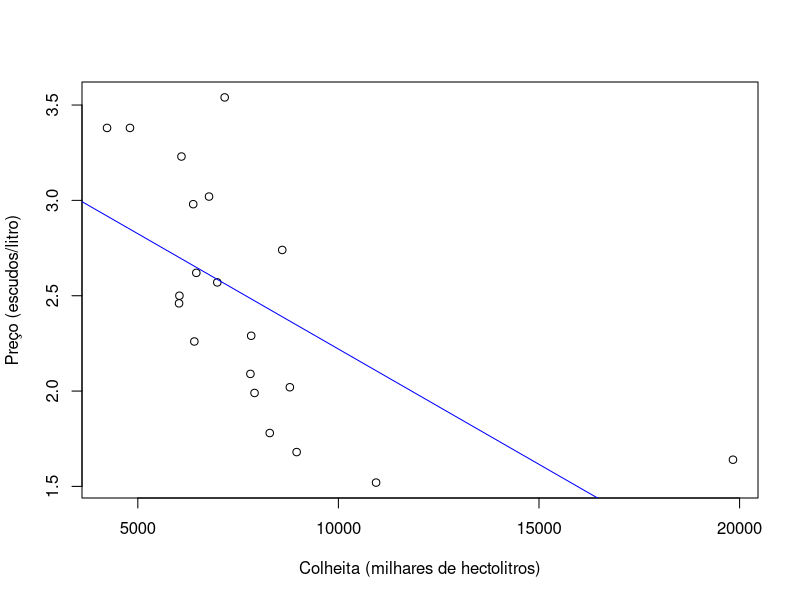
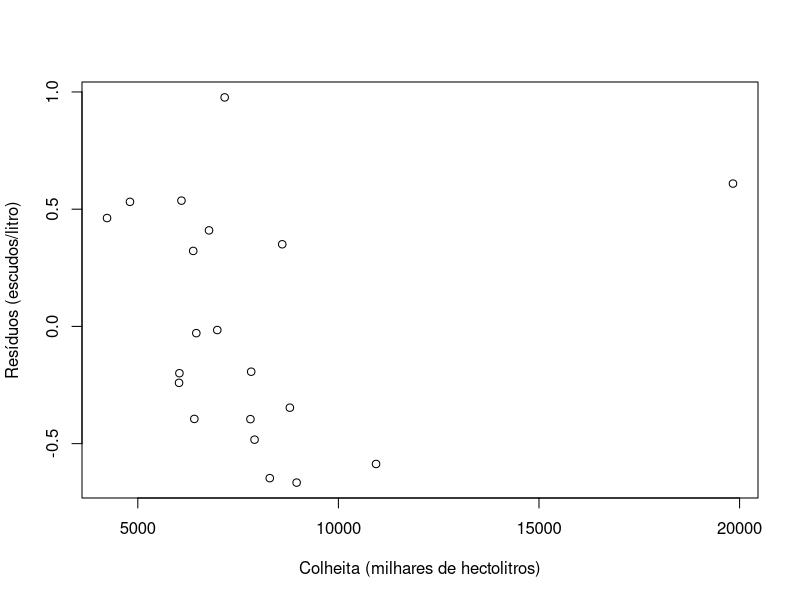
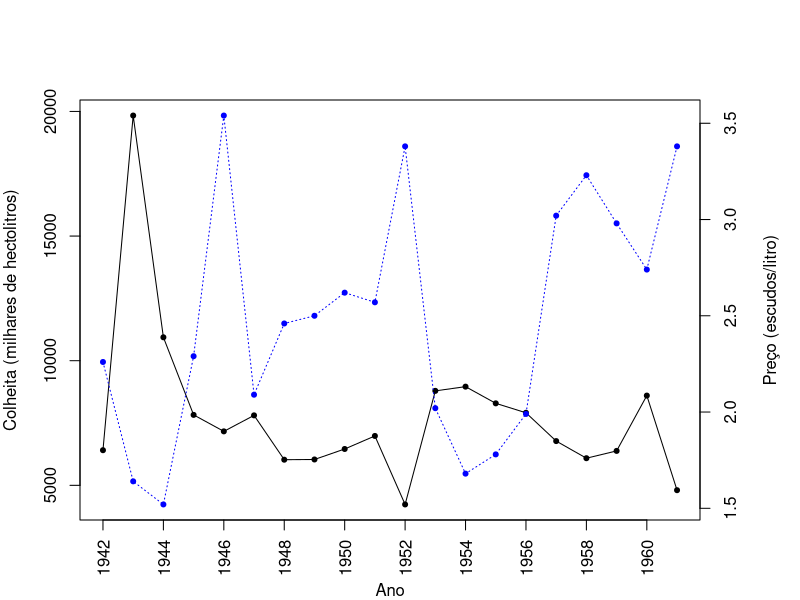
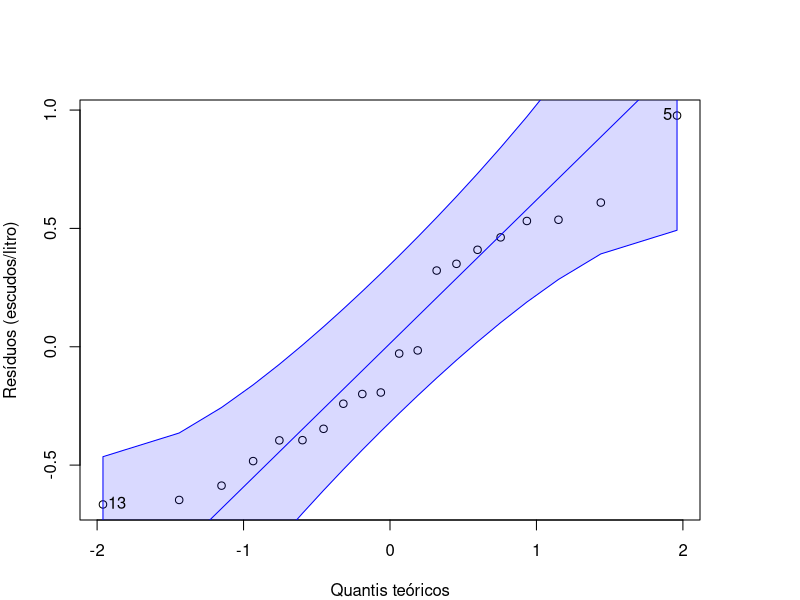

Generate these figures, in order, with R:
# ex1-a
df = read.csv('../data/ex1.csv', sep=';')
plot(df$preco ~ df$colheita, xlab="Colheita (milhares de hectolitros)", ylab="Preço (escudos/litro)")

# ex1-b
lin = lm(df$preco ~ df$colheita)
coefs = round(coefficients(lin), 5)
print(coefs)
abline(lin, col="blue")

# ex1-c
res = residuals(lin)
plot(res ~ df$colheita, xlab="Colheita (milhares de hectolitros)", ylab="Resíduos (escudos/litro)")

# ex1-d
par(mar=c(4, 4, 5, 5))

# Plot first graph
plot(df$colheita ~ df$ano, xlab="Ano", ylab="Colheita (milhares de hectolitros)", pch=20, axes=F)
lines(df$colheita ~ df$ano)

# Add bottom and left axis
axis(side=1, at=seq(1942, 1961, 2), las=2)
axis(side=2)

# Plot other graph on same image
par(new=T)
plot(df$preco ~ df$ano, col="blue", pch=20, axes=F, xlab=NA, ylab=NA)
lines(df$preco ~ df$ano, col="blue", lty=3)

# Add right axis and its label
axis(side=4)
mtext(side=4, line=3, "Preço (escudos/litro)")

# Plot box around graph
box(which="plot", bty="o")

# ex1-e
library(car)
qqPlot(res, col.lines="blue", xlab="Quantis teóricos", ylab="Resíduos (escudos/litro)", lwd=1, grid=FALSE)
